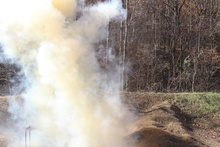
%> input picture img1.JPG, 220 x 147 px, shrunk from 2592 x 1728 before the run
$ octave dip_code.m   (GNU Octave 9; MATLAB toolbox functions it lacks are replaced by stand-ins)
%> lines starting %> are read from the running program, lines starting %| are printed output that depends on the picture; in (x1, y1, x2, y2) boxes, pixels count from 0 and x2, y2 are one past the last pixel; in counts of white or black regions, pixels touching at a corner belong together; the program's own positions count from 1

%Task 1 : reading the image
x = imread("img1.JPG");
%> x is the input picture: size 147x220x3 uint8; mean R, G, B 163.2, 154.7, 146.8
imshow(x);

%Task 2 : converting image to gray scale
red = x(:, :, 1);
green = x(:, :, 2);
blue = x(:, :, 3);

gray = .299*red + .587*blue + .114*blue ;

imshow(gray);

%Task 3 : adding s&p noise to image

% Define the percentage of pixels to be contaminated with salt and pepper noise
salt_pepper_ratio = 0.3;

% Calculate the number of pixels to be contaminated
num_salt_pepper_pixels = round(salt_pepper_ratio * numel(gray));
%> num_salt_pepper_pixels = 9702

% Generate random coordinates for salt and pepper noise
salt_pepper_indices = randperm(numel(gray), num_salt_pepper_pixels);

% Add salt and pepper noise
for k = 1:num_salt_pepper_pixels
    % Randomly decide whether to add salt or pepper noise
    if rand < 0.5
        % Salt noise: set pixel value to maximum (255)
        gray(salt_pepper_indices(k)) = 255;
    else
        % Pepper noise: set pixel value to minimum (0)
        gray(salt_pepper_indices(k)) = 0;
    end
end
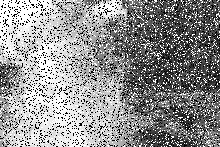
%> gray: size 147x220 uint8; min 0, max 255, mean 144.2

imshow(gray);


%Task 4 : Removing the noise using Adaptive median filter :


% Define the grayscale image with salt and pepper noise
noisy_image = gray;

% Define the initial window size
window_size = 3;

% Get the size of the noisy image
[rows, cols] = size(noisy_image);
%> rows = 147; cols = 220

% Define the maximum window size
max_window_size = 21;

% Pad the image to handle edge cases
pad_size = floor(max_window_size / 2);
padded_image = padarray(noisy_image, [pad_size, pad_size], 'replicate');
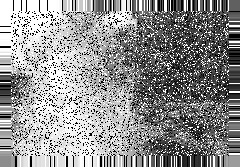
%> padded_image: size 167x240 uint8; min 0, max 255, mean 144.2

% Apply adaptive median filtering
for i = 1:rows
    for j = 1:cols
        % Get the current window centered at (i, j)
        window = padded_image(i:i+max_window_size-1, j:j+max_window_size-1);

        % Apply adaptive median filtering with varying window sizes
        while window_size <= max_window_size
            % Get the current window centered at (i, j) with the current window size
            current_window = padded_image(i:i+window_size-1, j:j+window_size-1);

            % Compute the median value of the current window
            median_value = median(current_window, 'all');

            % Check if the central pixel value is an impulse (salt or pepper noise)
            if noisy_image(i, j) == 0 || noisy_image(i, j) == 255
                % Check if the median value lies within the range of the current window
                if median_value > min(current_window, [], 'all') && median_value < max(current_window, [], 'all')
                    % Replace the central pixel value with the median value
                    noisy_image(i, j) = median_value;
                    break; % Move to the next pixel
                end
            else
                % Central pixel is not impulse noise, so keep its value
                break; % Move to the next pixel
            end

            % Increase the window size for the next iteration
            window_size = window_size + 2;
        end

        % Reset the window size for the next pixel
        window_size = 3;
    end
end
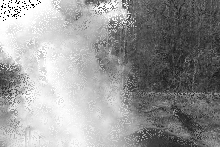
%> noisy_image: size 147x220 uint8; min 0, max 255, mean 151.9

% Display the filtered image
imshow(noisy_image);


%Task 5 : Otsu's filter :


% Compute the histogram of the filtered image
histogram = zeros(1, 256, 'single');

for i = 1:rows
    for j = 1:cols
        intensity = noisy_image(i, j);
        histogram(intensity + 1) = histogram(intensity + 1) + 1;
    end
end
%> after the loop, histogram = 256 values, max 1046 at index 255, min 0 at index 2, mean 126.3
% Normalize the histogram
histogram = histogram / (rows * cols);
%> histogram = 256 values, max 0.0323 at index 255, min 0 at index 2, mean 0.00391

% Initialize variables for Otsu's method

max_variance = 0;
threshold = 0;

% Iterate over possible thresholds
for t = 1:255
    % Compute probabilities for background and foreground
    w0 = sum(histogram(1:t));
    w1 = sum(histogram(t+1:end));

    % Compute means for background and foreground
    mean0 = sum((0:t-1).*histogram(1:t)) / w0;
    mean1 = sum((t:255).*histogram(t+1:end)) / w1;

    % Compute between-class variance
    variance = w0 * w1 * ((mean0 - mean1)^2);

    % Update if variance is higher
    if variance > max_variance
        max_variance = variance;
        threshold = t - 1; % Threshold is shifted by 1 because MATLAB indexing starts from 1
    end
end
%> this loop made 255 passes
%> (w0, w1, mean0, mean1, variance, max_variance) on passes 1, 20, 22, 23, 24, 25, 26, 27, 28, 29, 30, 31: (0.00297, 0.997, 0, 152.3, 68.66, 68.66), (0.003, 0.997, 0.196, 152.3, 69.2, 69.2), (0.00306, 0.997, 0.616, 152.3, 70.24, 70.24), (0.00312, 0.997, 1.04, 152.3, 71.26, 71.26), (0.00315, 0.997, 1.25, 152.3, 71.77, 71.77), (0.00325, 0.997, 1.9, 152.4, 73.25, 73.25), (0.00331, 0.997, 2.34, 152.4, 74.22, 74.22), (0.00337, 0.997, 2.77, 152.4, 75.17, 75.17), (0.00356, 0.996, 4.03, 152.4, 77.99, 77.99), (0.00374, 0.996, 5.22, 152.4, 80.76, 80.76), (0.00399, 0.996, 6.7, 152.4, 84.39, 84.39), (0.00442, 0.996, 8.98, 152.5, 90.67, 90.67)
%> (w0, w1, mean0, mean1, variance) on passes 2 to 7: (0.00297, 0.997, 0, 152.3, 68.66), (0.00297, 0.997, 0, 152.3, 68.66), (0.00297, 0.997, 0, 152.3, 68.66), (0.00297, 0.997, 0, 152.3, 68.66), (0.00297, 0.997, 0, 152.3, 68.66), (0.00297, 0.997, 0, 152.3, 68.66)
%> after the loop, max_variance = 4093.1; threshold = 149
%disp(threshold);

% Binarize the image using the computed threshold
binary_image = noisy_image > threshold;
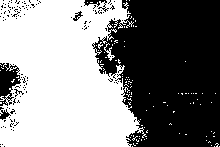
%> binary_image: size 147x220 logical; 52% white; 130 black regions (124 under 20 px), largest, box (x1, y1, x2, y2) and area: (92, 0, 220, 147) 14488, (0, 63, 21, 106) 523, (84, 0, 109, 12) 101, (0, 107, 11, 120) 67, (73, 11, 83, 21) 41, (14, 89, 24, 97) 23

% Display the binary image
imshow(binary_image);


%Task 6 : Removing small objects :

% Define the structuring element for erosion
se = [1 1 1 1 1 1 1 1 1; 1 1 1 1 1 1 1 1 1; 1 1 1 1 1 1 1 1 1]; % Define a 3x3 structuring element (adjust as needed)

% Get the size of the binary image
[rows, cols] = size(binary_image);

% Initialize the processed binary image
binary_image_processed = false(rows, cols);

% Perform erosion
for i = 6:rows-3
    for j = 6:cols-3
        % Extract the neighborhood of the current pixel
        neighborhood = binary_image(i-3:i+3, j-3:j+3);

        % Check if all pixels in the neighborhood are foreground
        if all(neighborhood(:))
            % Set the current pixel to foreground in the processed image
            binary_image_processed(i, j) = true;
        end
    end
end
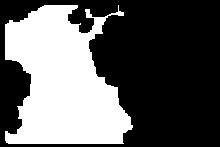
%> binary_image_processed: size 147x220 logical; 37.4% white; 1 white region, box (x1, y1, x2, y2) and area: (5, 5, 133, 144) 12090

% Display the processed binary image
imshow(binary_image_processed);


% Define the structuring element for dilation
se = [1 1 1; 1 1 1; 1 1 1]; % Define a 3x3 structuring element (adjust as needed)

% Get the size of the binary image
[rows, cols] = size(binary_image_processed);

% Initialize the dilated binary image
dilated_binary_image = false(rows, cols);

% Perform dilation
for i = 8:rows-4
    for j = 8:cols-4
        % Extract the neighborhood of the current pixel
        neighborhood = binary_image_processed(i-4:i+4, j-4:j+4);

        % Check if at least one pixel in the neighborhood is foreground
        if any(neighborhood(:))
            % Set the current pixel to foreground in the dilated image
            dilated_binary_image(i, j) = true;
        end
    end
end
%> dilated_binary_image: size 147x220 logical; 43.2% white; 1 white region, box (x1, y1, x2, y2) and area: (7, 7, 137, 143) 13970

% Display the dilated binary image
imshow(dilated_binary_image);


%Second time dilation :

% Initialize the dilated binary image
sec_dilated_binary_image = false(rows, cols);


% Perform dilation
for i = 10:rows-5
    for j = 10:cols-5
        % Extract the neighborhood of the current pixel
        neighborhood = dilated_binary_image(i-5:i+5, j-5:j+5);

        % Check if at least one pixel in the neighborhood is foreground
        if any(neighborhood(:))
            % Set the current pixel to foreground in the dilated image
            sec_dilated_binary_image(i, j) = true;
        end
    end
end
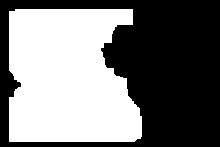
%> sec_dilated_binary_image: size 147x220 logical; 47.1% white; 1 white region, box (x1, y1, x2, y2) and area: (9, 9, 142, 142) 15237

% Display the dilated binary image
imshow(sec_dilated_binary_image);


%FINDING LARGEST CONNECTED COMPONENET IN IMAGE :


function dilated_image = myDilate(binary_image)
    % Define the structuring element for dilation (3x3 square structuring element)
     se = ones(3);

    % Get the size of the binary image
    [rows, cols] = size(binary_image);

    % Initialize the dilated binary image
    dilated_image = false(rows, cols);

    % Iterate over each pixel of the binary image
    for i = 1:rows
        for j = 1:cols
            % Check if the current pixel is foreground
            if binary_image(i, j)
                % Iterate over the structuring element
                for m = -3:3
                    for n = -3:3
                        % Calculate the coordinates of the neighbor pixel
                        neighbor_i = i + m;
                        neighbor_j = j + n;

                        % Check if the neighbor pixel is within bounds
                        if neighbor_i >= 1 && neighbor_i <= rows && neighbor_j >= 1 && neighbor_j <= cols
                            % Set the corresponding pixel in the dilated image to foreground
                            dilated_image(neighbor_i, neighbor_j) = true;
                        end
                    end
                end
            end
        end
    end
end


% Find the first foreground pixel in the dilated binary image
[row, col] = find(dilated_binary_image, 1, 'first');
%> row = 17; col = 8

% Initialize variables
largest_component = false(size(dilated_binary_image));
visited = false(size(dilated_binary_image));

% Initialize the largest component with the first found pixel
largest_component(row, col) = true;
%> largest_component: size 147x220 logical; 0% white in thin lines or dots, all inside (x1, y1, x2, y2) = (7, 16, 8, 17)

% Repeat until no further expansion is possible
while true
    % Perform dilation on the current largest component using custom function
%> (the run ends here)
